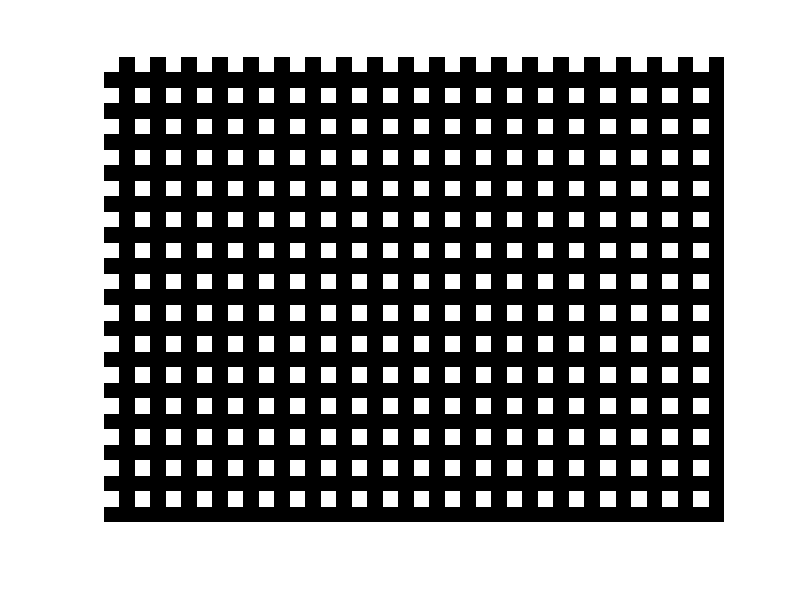

This figure's MATLAB source:
fakeimg = zeros(600, 800, 3, 'uint8');
for i = 1:15
    for j = 1:20
        fakeimg((i - 1)*40 + 1:(i - 1)*40 + 20, (j - 1)*40 + 1:(j - 1)*40 + 20, :) = 255;
    end
    for j = 1:20
        
    end
end
imshow(fakeimg);